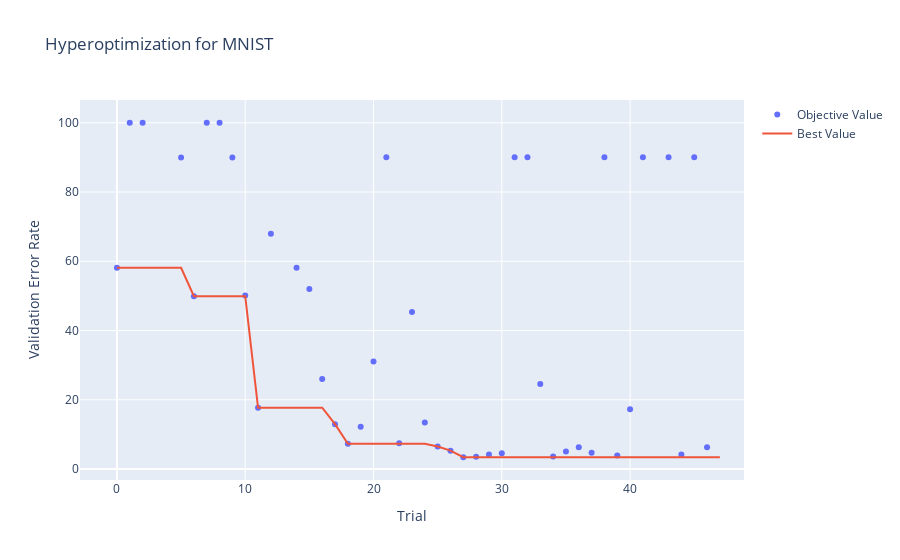

Source (notebook cell):
### Markdown cell above
Through hyperparameter optimization, we were able to achieve a low validation error (3.41 %)

### Code cell
study_name = "fast_mnist"

try:
    initial_study = optuna.load_study(
        study_name=study_name, storage=HP_OPT_STORAGE_NAME
    )
    print(f"Study loaded with {len(initial_study.trials)} trials")
except KeyError:
    print(f"Study {study_name} not found. Creating a new one.")
    initial_study = optuna.create_study(
        study_name=study_name, storage=HP_OPT_STORAGE_NAME
    )
    initial_study.optimize(
        lambda trial: hyperparameter_optimization(
            trial=trial,
            dataset_name="MNIST",
            slow=True,
        ),
        n_trials=100,
    )

trials_df: pd.DataFrame = initial_study.trials_dataframe()

columns_mapper = {
    x: x.removeprefix("params_") for x in trials_df.columns if x.startswith("params")
}
columns_mapper["value"] = "error_rate"


trials_df = (
    trials_df.rename(columns=columns_mapper)
    .drop(
        columns=[
            "number",
            "datetime_start",
            "datetime_complete",
            "system_attrs_fixed_params",
            "state",
        ]
    )
    .dropna()
    .sort_values(by="error_rate", ascending=True)
)

fig: Figure = optuna.visualization.plot_optimization_history(initial_study)

fig.update_layout(
    title="Hyperoptimization for MNIST", yaxis_title="Validation Error Rate"
)


fig.show()

fig.write_html("../plots/fast_mnist_hyperparam_optimization.html")

# fig.write_image(file="../plots/fast_mnist_hyperparam_optimization.png")

### Figure 1 — Plotly figure (JSON) as saved in the notebook; plotly's stock layout.template omitted (floating-point values rounded to 4 significant figures)
{"data": [{"mode": "markers", "name": "Objective Value", "type": "scatter", "x": [0, 1, 2, 5, 6, 7, 8, 9, 10, 11, 12, 14, 15, 16, 17, 18, 19, 20, 21, 22, 23, 24, 25, 26, 27, 28, 29, 30, 31, 32, 33, 34, 35, 36, 37, 38, 39, 40, 41, 43, 44, 45, 46], "y": [58.11, 100, 100, 89.96, 49.9, 100, 100, 89.96, 50.11, 17.73, 67.92, 58.11, 52.01, 25.98, 12.97, 7.31, 12.24, 31.09, 90.05, 7.42, 45.38, 13.41, 6.49, 5.31, 3.41, 3.56, 4.22, 4.55, 90.05, 90.05, 24.55, 3.61, 5.08, 6.27, 4.69, 90.05, 3.91, 17.25, 90.05, 90.05, 4.17, 90.05, 6.27]}, {"mode": "lines", "name": "Best Value", "type": "scatter", "x": [0, 1, 2, 3, 4, 5, 6, 7, 8, 9, 10, 11, 12, 13, 14, 15, 16, 17, 18, 19, 20, 21, 22, 23, 24, 25, 26, 27, 28, 29, 30, 31, 32, 33, 34, 35, 36, 37, 38, 39, 40, 41, 42, 43, 44, 45, 46, 47], "y": [58.11, 58.11, 58.11, 58.11, 58.11, 58.11, 49.9, 49.9, 49.9, 49.9, 49.9, 17.73, 17.73, 17.73, 17.73, 17.73, 17.73, 12.97, 7.31, 7.31, 7.31, 7.31, 7.31, 7.31, 7.31, 6.49, 5.31, 3.41, 3.41, 3.41, 3.41, 3.41, 3.41, 3.41, 3.41, 3.41, 3.41, 3.41, 3.41, 3.41, 3.41, 3.41, 3.41, 3.41, 3.41, 3.41, 3.41, 3.41]}, {"marker": {"color": "#cccccc"}, "mode": "markers", "name": "Infeasible Trial", "showlegend": false, "type": "scatter", "x": [], "y": []}], "layout": {"title": {"text": "Hyperoptimization for MNIST"}, "xaxis": {"title": {"text": "Trial"}}, "yaxis": {"title": {"text": "Validation Error Rate"}}}}
